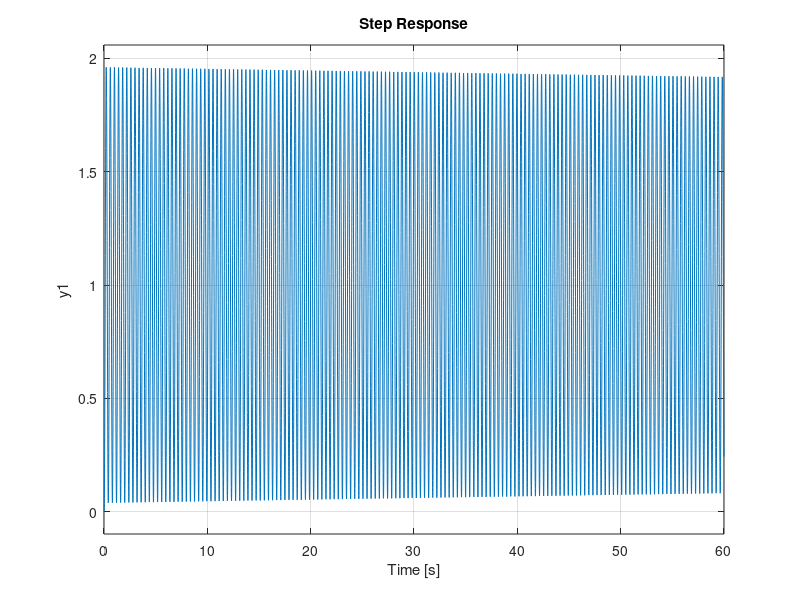

MATLAB code for this plot:
% ------------------------------------------------
% UNIVERSIDADE TECNOLOGICA FEDERAL DO PARANA
% DEPARTAMENTO ACADEMICO DE ELETRONICA
%
% CONTROLE 1 - TRABALHO FINAL
%
% FABIO ZHAO YUAN WANG - 
% VICTOR AUGUSTO DEL MONEGO - 2378345
%
% VALOR DE P = 5
% ------------------------------------------------

% comandos iniciais 
clear all
close all
clc

%Questão 1: Análise de Malha Aberta
% declarando o sistema
s = tf('s');
sys = (10*5)/(s*(s+5)*(0.1*s+5))
zpk(sys)

% polos e zeros
pole(sys)
%lugar das raízes

%Critério de estabilidade de routh Hurwitz
K = 1;
K_crit = 27.49;
sys_fb = feedback(K_crit*sys,1)
step(sys_fb)


%Constante de erro
%sistema é do tipo 0 (possui polo na origem)
Kp = dcgain(sys)
err = 1/(1 + Kp)








